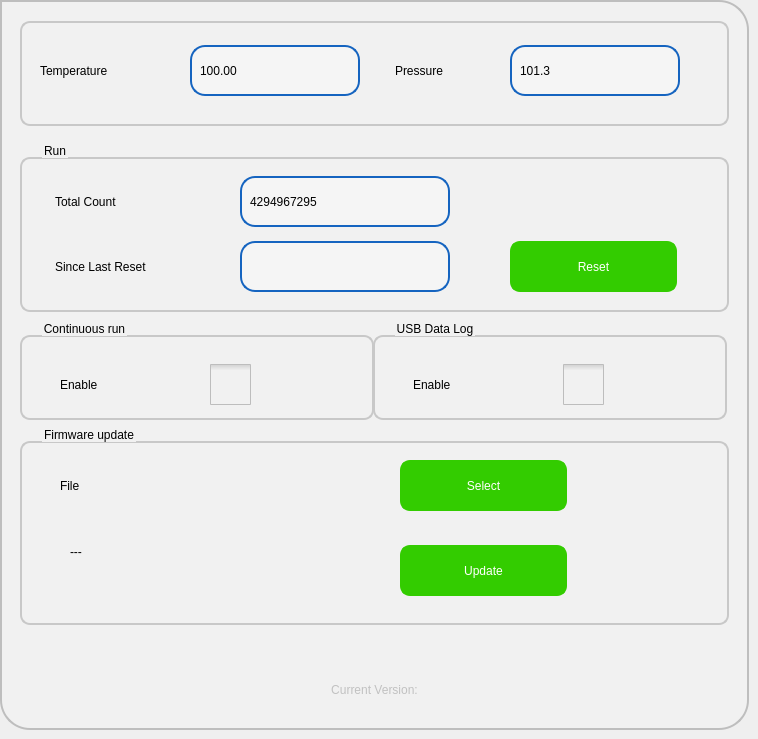
   <widget class="QWidget" name="tab_2">
    <attribute name="title">
     <string>Data Control</string>
    </attribute>
    <widget class="QFrame" name="frame_2">
     <property name="geometry">
      <rect>
       <x>0</x>
       <y>0</y>
       <width>749</width>
       <height>730</height>
      </rect>
     </property>
     <property name="styleSheet">
      <string notr="true">background-color: rgb(241, 241, 241);
	 border: 2px solid #C4C4C3;
    border-bottom-color: #C2C7CB; /* same as the pane color */
    border-bottom-left-radius: 30px;
border-bottom-right-radius: 30px;
    border-top-right-radius: 30px;
color: rgb(0, 0, 0); 
font: 75 16pt &quot;Roboto Medium&quot;;
border-color:  rgb(190, 190, 190);



</string>
     </property>
     <property name="frameShape">
      <enum>QFrame::StyledPanel</enum>
     </property>
     <property name="frameShadow">
      <enum>QFrame::Raised</enum>
     </property>
     <widget class="QGroupBox" name="groupBox_9">
      <property name="geometry">
       <rect>
        <x>20</x>
        <y>425</y>
        <width>709</width>
        <height>200</height>
       </rect>
      </property>
      <property name="styleSheet">
       <string notr="true">QGroupBox {
    border: 2px solid  rgb(200, 200, 200);
    border-radius: 10px;
    margin-top: 16px; /* leave space at the top for the title */
    padding : 0px;

}

QGroupBox::title {
    subcontrol-origin: padding;
    subcontrol-position: top left ; /* position at the top center */
    left : 20px;
    top : -15px;
}</string>
      </property>
      <property name="title">
       <string>Firmware update</string>
      </property>
      <widget class="QLabel" name="label_25">
       <property name="geometry">
        <rect>
         <x>40</x>
         <y>35</y>
         <width>51</width>
         <height>51</height>
        </rect>
       </property>
       <property name="styleSheet">
        <string notr="true">border-width: 0px;</string>
       </property>
       <property name="text">
        <string>File</string>
       </property>
      </widget>
      <widget class="QLabel" name="lblFileSelected">
       <property name="geometry">
        <rect>
         <x>50</x>
         <y>120</y>
         <width>311</width>
         <height>51</height>
        </rect>
       </property>
       <property name="styleSheet">
        <string notr="true">border-width: 0px;</string>
       </property>
       <property name="text">
        <string>---</string>
       </property>
       <property name="alignment">
        <set>Qt::AlignLeading|Qt::AlignLeft|Qt::AlignTop</set>
       </property>
       <property name="wordWrap">
        <bool>true</bool>
       </property>
      </widget>
      <widget class="QPushButton" name="pbFileSelect">
       <property name="geometry">
        <rect>
         <x>380</x>
         <y>35</y>
         <width>167</width>
         <height>51</height>
        </rect>
       </property>
       <property name="focusPolicy">
        <enum>Qt::ClickFocus</enum>
       </property>
       <property name="styleSheet">
        <string notr="true">QPushButton{
background-color: rgb(51, 204, 0);
border-width: 2px;
border-color: rgb(51, 204, 0);
border-style: solid;
border-radius: 10;
color: rgb(255, 255, 255);
font: 75 16pt &quot;Roboto Medium&quot;;
}
QPushButton:disabled { 
background-color: rgb(204, 244, 198);
border-width: 2px;
border-color: rgb(127, 143, 127);
border-style: solid;
border-radius: 10;
color: rgb(0, 0, 0);
font: 75 16pt &quot;Roboto Medium&quot;;
}
QPushButton:pressed {
background-color: rgb(24, 163, 3);
border-width: 2px;
border-color: rgb(24, 163, 3);
border-style: solid;
border-radius: 10;
color: rgb(255, 255, 255);
font: 75 16pt &quot;Roboto Medium&quot;;
}
QPushButton:down {
background-color: rgb(24, 163, 3);
border-width: 2px;
border-color: rgb(24, 163, 3);
border-style: solid;
border-radius: 10;
color: rgb(0, 0, 0);
font: 75 16pt &quot;Roboto Medium&quot;;
}
QPushButton:default {
background-color: rgb(241, 241, 241);
border-width: 2px;
border-color: rgb(21, 100, 192);
border-style: solid;
border-radius: 10;
color: rgb(0, 0, 0);
font: 75 16pt &quot;Roboto Medium&quot;;
}
</string>
       </property>
       <property name="text">
        <string>Select</string>
       </property>
      </widget>
      <widget class="QPushButton" name="pbFWUpdate">
       <property name="geometry">
        <rect>
         <x>380</x>
         <y>120</y>
         <width>167</width>
         <height>51</height>
        </rect>
       </property>
       <property name="focusPolicy">
        <enum>Qt::ClickFocus</enum>
       </property>
       <property name="styleSheet">
        <string notr="true">QPushButton{
background-color: rgb(51, 204, 0);
border-width: 2px;
border-color: rgb(51, 204, 0);
border-style: solid;
border-radius: 10;
color: rgb(255, 255, 255);
font: 75 16pt &quot;Roboto Medium&quot;;
}
QPushButton:disabled { 
background-color: rgb(204, 244, 198);
border-width: 2px;
border-color: rgb(127, 143, 127);
border-style: solid;
border-radius: 10;
color: rgb(0, 0, 0);
font: 75 16pt &quot;Roboto Medium&quot;;
}
QPushButton:pressed {
background-color: rgb(24, 163, 3);
border-width: 2px;
border-color: rgb(24, 163, 3);
border-style: solid;
border-radius: 10;
color: rgb(255, 255, 255);
font: 75 16pt &quot;Roboto Medium&quot;;
}
QPushButton:down {
background-color: rgb(24, 163, 3);
border-width: 2px;
border-color: rgb(24, 163, 3);
border-style: solid;
border-radius: 10;
color: rgb(0, 0, 0);
font: 75 16pt &quot;Roboto Medium&quot;;
}
QPushButton:default {
background-color: rgb(241, 241, 241);
border-width: 2px;
border-color: rgb(21, 100, 192);
border-style: solid;
border-radius: 10;
color: rgb(0, 0, 0);
font: 75 16pt &quot;Roboto Medium&quot;;
}
</string>
       </property>
       <property name="text">
        <string>Update</string>
       </property>
      </widget>
     </widget>
     <widget class="QGroupBox" name="groupBox_11">
      <property name="geometry">
       <rect>
        <x>20</x>
        <y>5</y>
        <width>709</width>
        <height>121</height>
       </rect>
      </property>
      <property name="styleSheet">
       <string notr="true">QGroupBox {
    border: 2px solid  rgb(200, 200, 200);
    border-radius: 10px;
    margin-top: 16px; /* leave space at the top for the title */
    padding : 0px;

}

QGroupBox::title {
    subcontrol-origin: padding;
    subcontrol-position: top left ; /* position at the top center */
    left : 20px;
    top : -15px;
}</string>
      </property>
      <property name="title">
       <string/>
      </property>
      <widget class="QLabel" name="label_10">
       <property name="geometry">
        <rect>
         <x>20</x>
         <y>40</y>
         <width>141</width>
         <height>51</height>
        </rect>
       </property>
       <property name="styleSheet">
        <string notr="true">border-width: 0px;</string>
       </property>
       <property name="text">
        <string>Temperature</string>
       </property>
      </widget>
      <widget class="QLabel" name="lblTemperature_2">
       <property name="geometry">
        <rect>
         <x>170</x>
         <y>40</y>
         <width>170</width>
         <height>51</height>
        </rect>
       </property>
       <property name="styleSheet">
        <string notr="true">   padding: 2px 5px 1px 5px;
   background-color: rgb(245,245,245);
   border-width: 2px;
   border-color: rgb(21, 100, 192);
   border-style: solid;
   border-radius: 15px;
   color: rgb(0, 0, 0);
   font: 75 16pt &quot;Roboto Medium&quot;;

</string>
       </property>
       <property name="text">
        <string>100.00</string>
       </property>
      </widget>
      <widget class="QLabel" name="label_28">
       <property name="geometry">
        <rect>
         <x>375</x>
         <y>40</y>
         <width>111</width>
         <height>51</height>
        </rect>
       </property>
       <property name="styleSheet">
        <string notr="true">border-width: 0px;</string>
       </property>
       <property name="text">
        <string>Pressure</string>
       </property>
      </widget>
      <widget class="QLabel" name="lblPressure_2">
       <property name="geometry">
        <rect>
         <x>490</x>
         <y>40</y>
         <width>170</width>
         <height>51</height>
        </rect>
       </property>
       <property name="styleSheet">
        <string notr="true">   padding: 2px 5px 1px 5px;
   background-color: rgb(245,245,245);
   border-width: 2px;
   border-color: rgb(21, 100, 192);
   border-style: solid;
   border-radius: 15px;
   color: rgb(0, 0, 0);
   font: 75 16pt &quot;Roboto Medium&quot;;

</string>
       </property>
       <property name="text">
        <string>101.3</string>
       </property>
      </widget>
     </widget>
     <widget class="QGroupBox" name="groupBox_2">
      <property name="geometry">
       <rect>
        <x>20</x>
        <y>141</y>
        <width>709</width>
        <height>171</height>
       </rect>
      </property>
      <property name="styleSheet">
       <string notr="true">QGroupBox {
    border: 2px solid  rgb(200, 200, 200);
    border-radius: 10px;
    margin-top: 16px; /* leave space at the top for the title */
    padding : 0px;

}

QGroupBox::title {
    subcontrol-origin: padding;
    subcontrol-position: top left ; /* position at the top center */
    left : 20px;
    top : -15px;
}</string>
      </property>
      <property name="title">
       <string>Run</string>
      </property>
      <widget class="QLabel" name="label_24">
       <property name="geometry">
        <rect>
         <x>35</x>
         <y>35</y>
         <width>176</width>
         <height>51</height>
        </rect>
       </property>
       <property name="styleSheet">
        <string notr="true">border-width: 0px;</string>
       </property>
       <property name="text">
        <string>Total Count</string>
       </property>
      </widget>
      <widget class="QPushButton" name="pbRunReset">
       <property name="geometry">
        <rect>
         <x>490</x>
         <y>100</y>
         <width>167</width>
         <height>51</height>
        </rect>
       </property>
       <property name="focusPolicy">
        <enum>Qt::ClickFocus</enum>
       </property>
       <property name="styleSheet">
        <string notr="true">QPushButton{
background-color: rgb(51, 204, 0);
border-width: 2px;
border-color: rgb(51, 204, 0);
border-style: solid;
border-radius: 10;
color: rgb(255, 255, 255);
font: 75 16pt &quot;Roboto Medium&quot;;
}
QPushButton:disabled { 
background-color: rgb(204, 244, 198);
border-width: 2px;
border-color: rgb(127, 143, 127);
border-style: solid;
border-radius: 10;
color: rgb(0, 0, 0);
font: 75 16pt &quot;Roboto Medium&quot;;
}
QPushButton:pressed {
background-color: rgb(24, 163, 3);
border-width: 2px;
border-color: rgb(24, 163, 3);
border-style: solid;
border-radius: 10;
color: rgb(255, 255, 255);
font: 75 16pt &quot;Roboto Medium&quot;;
}
QPushButton:down {
background-color: rgb(24, 163, 3);
border-width: 2px;
border-color: rgb(24, 163, 3);
border-style: solid;
border-radius: 10;
color: rgb(0, 0, 0);
font: 75 16pt &quot;Roboto Medium&quot;;
}
QPushButton:default {
background-color: rgb(241, 241, 241);
border-width: 2px;
border-color: rgb(21, 100, 192);
border-style: solid;
border-radius: 10;
color: rgb(0, 0, 0);
font: 75 16pt &quot;Roboto Medium&quot;;
}
</string>
       </property>
       <property name="text">
        <string>Reset</string>
       </property>
      </widget>
      <widget class="QLabel" name="label_18">
       <property name="geometry">
        <rect>
         <x>35</x>
         <y>100</y>
         <width>176</width>
         <height>51</height>
        </rect>
       </property>
       <property name="styleSheet">
        <string notr="true">border-width: 0px;</string>
       </property>
       <property name="text">
        <string>Since Last Reset</string>
       </property>
       <property name="wordWrap">
        <bool>true</bool>
       </property>
      </widget>
      <widget class="QLabel" name="lblTotalCount">
       <property name="geometry">
        <rect>
         <x>220</x>
         <y>35</y>
         <width>210</width>
         <height>51</height>
        </rect>
       </property>
       <property name="styleSheet">
        <string notr="true">   padding: 2px 5px 1px 5px;
   background-color: rgb(245,245,245);
   border-width: 2px;
   border-color: rgb(21, 100, 192);
   border-style: solid;
   border-radius: 15px;
   color: rgb(0, 0, 0);
   font: 75 16pt &quot;Roboto Medium&quot;;

</string>
       </property>
       <property name="text">
        <string>4294967295</string>
       </property>
      </widget>
      <widget class="QLabel" name="lblSinceLastReset">
       <property name="geometry">
        <rect>
         <x>220</x>
         <y>100</y>
         <width>210</width>
         <height>51</height>
        </rect>
       </property>
       <property name="styleSheet">
        <string notr="true">
   padding: 2px 5px 1px 10px;
   background-color: rgb(245,245,245);
   border-width: 2px;
   border-color: rgb(21, 100, 192);
   border-style: solid;
   border-radius: 15px;
   color: rgb(0, 0, 0);
   font: 75 16pt &quot;Roboto Medium&quot;;

</string>
       </property>
       <property name="text">
        <string/>
       </property>
      </widget>
     </widget>
     <widget class="QGroupBox" name="groupBox_12">
      <property name="geometry">
       <rect>
        <x>373</x>
        <y>319</y>
        <width>354</width>
        <height>101</height>
       </rect>
      </property>
      <property name="styleSheet">
       <string notr="true">QGroupBox {
    border: 2px solid  rgb(200, 200, 200);
    border-radius: 10px;
    margin-top: 16px; /* leave space at the top for the title */
    padding : 0px;

}

QGroupBox::title {
    subcontrol-origin: padding;
    subcontrol-position: top left ; /* position at the top center */
    left : 20px;
    top : -15px;
}</string>
      </property>
      <property name="title">
       <string>USB Data Log</string>
      </property>
      <widget class="QLabel" name="label_30">
       <property name="geometry">
        <rect>
         <x>40</x>
         <y>40</y>
         <width>101</width>
         <height>51</height>
        </rect>
       </property>
       <property name="styleSheet">
        <string notr="true">border-width: 0px;</string>
       </property>
       <property name="text">
        <string>Enable</string>
       </property>
      </widget>
      <widget class="QCheckBox" name="cbUDLEnable">
       <property name="geometry">
        <rect>
         <x>190</x>
         <y>40</y>
         <width>41</width>
         <height>51</height>
        </rect>
       </property>
       <property name="focusPolicy">
        <enum>Qt::ClickFocus</enum>
       </property>
       <property name="styleSheet">
        <string notr="true">QCheckBox {
    spacing: 5px;
 border: 0px solid #999999;

}

QCheckBox::indicator {
    width: 41px;
    height: 41px;
}

QCheckBox::indicator:unchecked {
	image: url(:/images/icons/ancheck.png);
}
/*
QCheckBox::indicator:unchecked:hover {
    image: url(:/images/checkbox_unchecked_hover.png);
}

QCheckBox::indicator:unchecked:pressed {
    image: url(:/images/checkbox_unchecked_pressed.png);
}
*/
QCheckBox::indicator:checked {
    image: url(:/images/icons/acheck.png);
}
/*
QCheckBox::indicator:checked:hover {
    image: url(:/images/checkbox_checked_hover.png);
}

QCheckBox::indicator:checked:pressed {
    image: url(:/images/checkbox_checked_pressed.png);
}
*/
QCheckBox::indicator:indeterminate:hover {
    image: url(:/images/checkbox_indeterminate_hover.png);
}
/*
QCheckBox::indicator:indeterminate:pressed {
    image: url(:/images/checkbox_indeterminate_pressed.png);
}
*/</string>
       </property>
       <property name="text">
        <string/>
       </property>
      </widget>
     </widget>
     <widget class="QGroupBox" name="groupBox_8">
      <property name="geometry">
       <rect>
        <x>20</x>
        <y>319</y>
        <width>354</width>
        <height>101</height>
       </rect>
      </property>
      <property name="styleSheet">
       <string notr="true">QGroupBox {
    border: 2px solid  rgb(200, 200, 200);
    border-radius: 10px;
    margin-top: 16px; /* leave space at the top for the title */
    padding : 0px;

}

QGroupBox::title {
    subcontrol-origin: padding;
    subcontrol-position: top left ; /* position at the top center */
    left : 20px;
    top : -15px;
}</string>
      </property>
      <property name="title">
       <string>Continuous run</string>
      </property>
      <widget class="QLabel" name="label_19">
       <property name="geometry">
        <rect>
         <x>40</x>
         <y>40</y>
         <width>101</width>
         <height>51</height>
        </rect>
       </property>
       <property name="styleSheet">
        <string notr="true">border-width: 0px;</string>
       </property>
       <property name="text">
        <string>Enable</string>
       </property>
      </widget>
      <widget class="QCheckBox" name="cbCREnable">
       <property name="geometry">
        <rect>
         <x>190</x>
         <y>40</y>
         <width>41</width>
         <height>51</height>
        </rect>
       </property>
       <property name="focusPolicy">
        <enum>Qt::ClickFocus</enum>
       </property>
       <property name="styleSheet">
        <string notr="true">QCheckBox {
    spacing: 5px;
 border: 0px solid #999999;

}

QCheckBox::indicator {
    width: 41px;
    height: 41px;
}

QCheckBox::indicator:unchecked {
	image: url(:/images/icons/ancheck.png);
}
/*
QCheckBox::indicator:unchecked:hover {
    image: url(:/images/checkbox_unchecked_hover.png);
}

QCheckBox::indicator:unchecked:pressed {
    image: url(:/images/checkbox_unchecked_pressed.png);
}
*/
QCheckBox::indicator:checked {
    image: url(:/images/icons/acheck.png);
}
/*
QCheckBox::indicator:checked:hover {
    image: url(:/images/checkbox_checked_hover.png);
}

QCheckBox::indicator:checked:pressed {
    image: url(:/images/checkbox_checked_pressed.png);
}
*/
QCheckBox::indicator:indeterminate:hover {
    image: url(:/images/checkbox_indeterminate_hover.png);
}
/*
QCheckBox::indicator:indeterminate:pressed {
    image: url(:/images/checkbox_indeterminate_pressed.png);
}
*/</string>
       </property>
       <property name="text">
        <string/>
       </property>
      </widget>
     </widget>
     <widget class="QLabel" name="lblFirmware">
      <property name="geometry">
       <rect>
        <x>20</x>
        <y>660</y>
        <width>709</width>
        <height>60</height>
       </rect>
      </property>
      <property name="styleSheet">
       <string notr="true">border-width: 0px;
color: rgb(193, 193, 193);</string>
      </property>
      <property name="text">
       <string>Current Version:</string>
      </property>
      <property name="alignment">
       <set>Qt::AlignCenter</set>
      </property>
     </widget>
    </widget>
   </widget>
